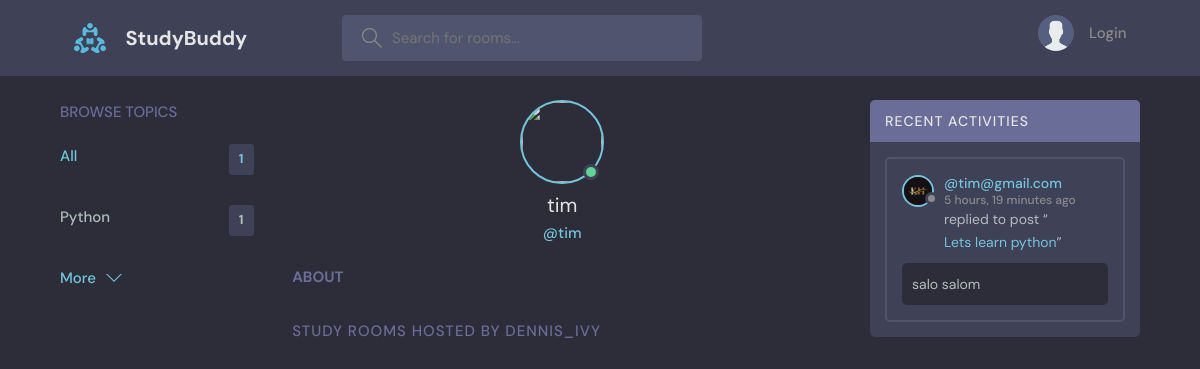
The app's page /profile/2/ with its own data.
### base/models.py (models this page shows, shortened)
class Topic(models.Model):
    name = models.CharField(max_length=200)

class User(AbstractUser):
    name = models.CharField(max_length=200, null=True)
    email = models.EmailField(unique=True, null=True)
    bio = models.TextField(null=True)
    avatar = models.ImageField(null=True , default='avatar.svg', upload_to='media/')
    USERNAME_FIELD = 'email'
    REQUIRED_FIELDS =[]

class Message(models.Model):
    user = models.ForeignKey(User, on_delete=models.CASCADE)
    room = models.ForeignKey(Room, on_delete=models.CASCADE)
    body = models.TextField()
    updated = models.DateTimeField(auto_now=True)
    created = models.DateTimeField(auto_now_add=True)
    class Meta:
        ordering = ['-updated','-created']

class Room(models.Model):
    host = models.ForeignKey(User, on_delete=models.SET_NULL, null=True)
    topic = models.ForeignKey(Topic, on_delete=models.SET_NULL, null=True)
    name = models.CharField(max_length=200)
    description = models.TextField(null=True,blank=True)
    participants = models.ManyToManyField(User,related_name='participants', blank=True)
    updated = models.DateTimeField(auto_now=True)
    created = models.DateTimeField(auto_now_add=True)
    class Meta:
        ordering = ['-updated','-created']
    def __str__(self):
        return self.name

### base/views.py (the view)
# urls.py: path('profile/<int:pk>/', views.userProfile , name='user-profile'),
def userProfile(request,pk):
    user = User.objects.get(id=pk)
    room_messages = user.message_set.all()
    topics = Topic.objects.all()
    rooms = user.room_set.all()
    context = {'user':user,'rooms':rooms,'room_messages':room_messages,'topics':topics}
    return render(request, 'base/profile.html', context)

### base/templates/base/profile.html (shortened to what this page needs)
{% extends "base/main.html" %}
{% block content %}
  <main class="profile-page layout layout--3">
    <div class="container">
      {% include 'base/topics_component.html' %}
      <div class="roomList">
        <div class="profile">
          <div class="profile__avatar">
            <div class="avatar avatar--large active">
              <img src="{{request.user.avatar.url}}" />
            </div>
          </div>
          <div class="profile__info">
            <h3>{{user.username}}</h3>
            <p>@{{user.username}}</p>
          </div>
          <div class="profile__about">
            <h3>About</h3>
          </div>
        </div>
        <div class="roomList__header">
          <div>
            <h2>Study Rooms Hosted by dennis_ivy</a>
            </h2>
          </div>
        </div>
      </div>
      {% include 'base/activity_component.html' %}
    </div>
  </main>
{% endblock content %}

### base/templates/base/topics_component.html
<div class="topics">
    <div class="topics__header">
        <h2>Browse Topics</h2>
    </div>
    <ul class="topics__list">
        <li>
            <a href="{% url 'home' %}" class="active">All <span>{{topics.count}}</span></a>
        </li>
        {% for topic in topics %}
        <li>
            <a href="{% url 'home' %}?q={{topic.name}}"> {{topic.name}}<span>{{topic.room_set.all.count}}</span></a>
        </li>
        {% endfor %}
    </ul>
    <a class="btn btn--link" href="{% url 'topics' %}">
        More
        <svg version="1.1" xmlns="http://www.w3.org/2000/svg" width="32" height="32" viewBox="0 0 32 32">
            <title>chevron-down</title>
            <path d="M16 21l-13-13h-3l16 16 16-16h-3l-13 13z"></path>
        </svg>
    </a>
</div>

### base/templates/base/activity_component.html (shortened to what this page needs)
<div class="activities">
    <div class="activities__header">
        <h2>Recent Activities</h2>
    </div>
    {% for message in room_messages %}
    <div class="activities__box">
        <div class="activities__boxHeader roomListRoom__header">
            <a href="{% url 'user-profile' message.user.pk %}" class="roomListRoom__author">
                <div class="avatar avatar--small">
                    <img src="{{message.user.avatar.url}}" />
                </div>
                <p>
                    @{{message.user}}
                    <span>{{message.created|timesince}}  ago</span>
                </p>
            </a>
        </div>
        <div class="activities__boxContent">
            <p>replied to post “<a href="{% url 'room' message.room.id %}">{{message.room}}</a>”</p>
            <div class="activities__boxRoomContent">
                {{message.body}}
            </div>
        </div>
    </div>
    {% endfor %}
</div>

### records on screen
Topic: name "Python", room_set.all.count "1"
User: username "tim"
Message: user.avatar (picture), user "tim@gmail.com", created "5 hours, 19 minutes", room "Lets learn python", body "salo salom"

### other values on screen
{{ topics.count }} "1"
